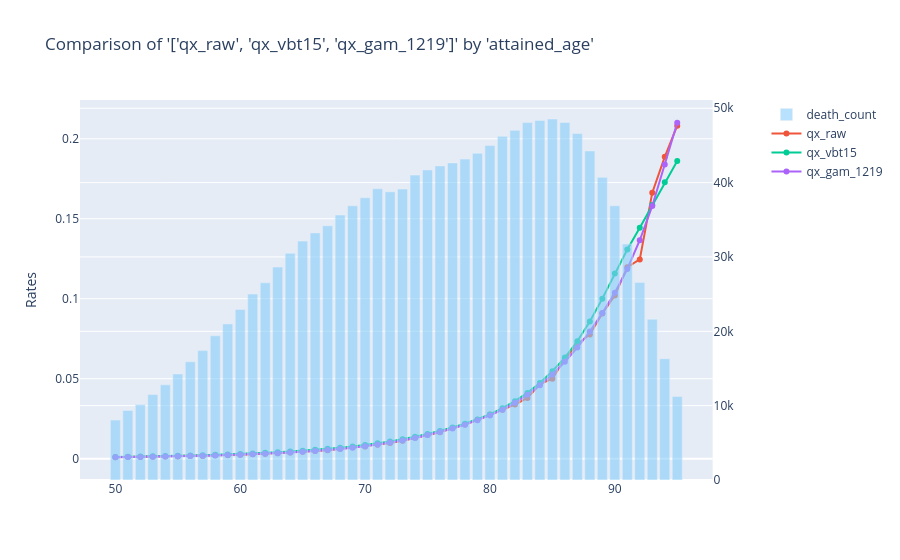

Notebook code cell kept with this figure:
### Code cell
charters.compare_rates(
    model_data,
    x_axis="attained_age",
    rates=["qx_raw", "qx_vbt15", f"qx_{model_name}"],
    weights=["amount_exposed"],
    secondary="death_count",
)
